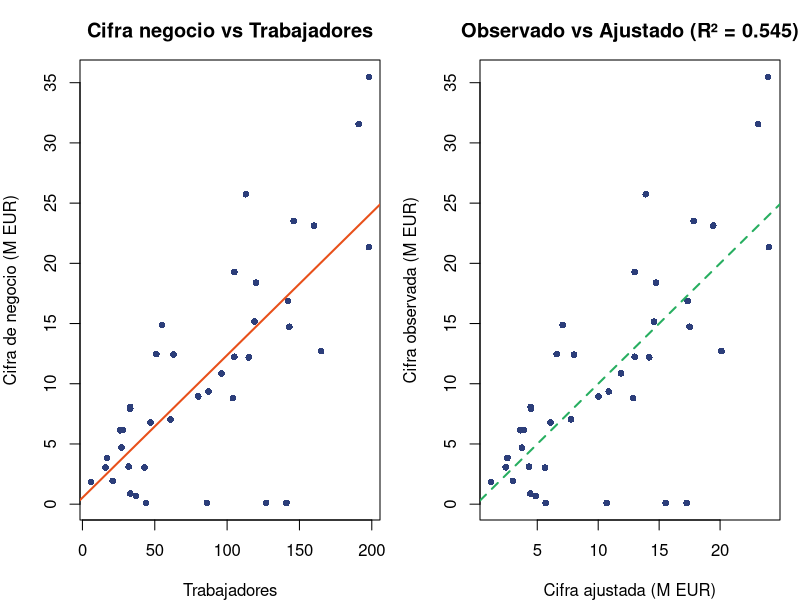

Here is the R script that generated this plot:
# =============================================================================
# ECONOMETRÍA — Capítulo 2, Caso Práctico B
# CPB: Cifra de negocio y empleo sectorial — Estimación MCO
# Autor: Carlos de Anta Puig
# =============================================================================
# INSTRUCCIONES: Abre primero mEconometria.Rproj en RStudio.
#                Ejecutar bloque a bloque con Ctrl+Enter.
# =============================================================================

pausa <- function(msg = "\n  [Pulsa ENTER para continuar...]") {
  cat(msg); invisible(readline())
}

library(tidyverse); library(readxl); library(ggplot2)

col_principal  <- "#2C3E7A"; col_secundario <- "#E8501A"
col_terciario  <- "#27AE60"; col_gris <- "#7F8C8D"; col_fondo <- "#F4F6F9"

caso_b <- read_excel("data/caso_b_cifra_negocio.xlsx")

cat("
=============================================================================
  CASO PRÁCTICO B — Cifra de negocio y empleo sectorial
  Tema 2: Estimación MCO
=============================================================================

  Objetivo: estimar un modelo que explique la cifra de negocio
  de empresas agroalimentarias en función de su tamaño.

  Modelo: Cifra_negocio = b0 + b1*Trabajadores + b2*Inversión + u

=============================================================================
")

pausa()

# ── 1. RECORDATORIO DE LOS DATOS ───────────────────────────────────────────
cat("\n--- 1. RECORDATORIO DE LOS DATOS ---\n")

cat(sprintf("\n  Dataset: %d empresas del sector agroalimentario\n", nrow(caso_b)))
cat("\n  Resumen de las variables del modelo:\n")
print(summary(caso_b[, c("cifra_negocio", "trabajadores", "inversion")]))

# Correlaciones
cat("\n  Correlaciones con cifra de negocio:\n")
vars_num <- c("trabajadores", "inversion", "superficie")
cors <- cor(caso_b$cifra_negocio, caso_b[, vars_num])
for (j in 1:length(vars_num)) {
  cat(sprintf("    %s: %.4f\n", vars_num[j], cors[j]))
}

pausa()

# ── 2. ESTIMACIÓN MCO ─────────────────────────────────────────────────────
cat("\n--- 2. ESTIMACIÓN MCO ---\n")

cat("\n  Modelo: Cifra = b0 + b1*Trabajadores + b2*Inversión + u\n\n")

modelo_b <- lm(cifra_negocio ~ trabajadores + inversion, data = caso_b)
print(summary(modelo_b))

pausa()

# ── 3. INTERPRETACIÓN DE COEFICIENTES ────────────────────────────────────
cat("\n--- 3. INTERPRETACIÓN DE COEFICIENTES ---\n")

coefs <- coef(modelo_b)

cat(sprintf("\n  b0 = %.4f (intercepto)\n", coefs[1]))
cat(sprintf("     Cifra de negocio base cuando trabajadores = 0 e inversión = 0.\n\n"))

cat(sprintf("  b1 = %.4f (trabajadores)\n", coefs[2]))
cat(sprintf("     Por cada trabajador adicional, la cifra de negocio\n"))
cat(sprintf("     aumenta en %.4f M EUR (ceteris paribus).\n\n", coefs[2]))

cat(sprintf("  b2 = %.4f (inversión)\n", coefs[3]))
cat(sprintf("     Por cada M EUR adicional de inversión, la cifra\n"))
cat(sprintf("     de negocio varía en %.4f M EUR (ceteris paribus).\n", coefs[3]))

# Evaluar significatividad informal
pvals <- summary(modelo_b)$coefficients[, 4]
cat("\n  Significatividad (p-valores):\n")
cat(sprintf("    Trabajadores: p = %.4f %s\n", pvals[2],
            ifelse(pvals[2] < 0.05, "(significativo al 5%)", "(no significativo al 5%)")))
cat(sprintf("    Inversión:    p = %.4f %s\n", pvals[3],
            ifelse(pvals[3] < 0.05, "(significativo al 5%)", "(no significativo al 5%)")))
cat("\n  NOTA: La significatividad formal la estudiaremos en el Tema 4.\n")

pausa()

# ── 4. BONDAD DE AJUSTE ─────────────────────────────────────────────────
cat("\n--- 4. BONDAD DE AJUSTE: R² ---\n")

R2 <- summary(modelo_b)$r.squared

cat(sprintf("\n  R² = %.4f\n", R2))
cat(sprintf("  Los trabajadores y la inversión explican el %.1f%% de la\n", R2 * 100))
cat(sprintf("  variabilidad de la cifra de negocio.\n"))

pausa()

# ── 5. TABLA ANOVA ──────────────────────────────────────────────────────
cat("\n--- 5. TABLA ANOVA ---\n\n")

print(anova(modelo_b))

cat("\n  Observa: casi toda la SCE proviene de 'trabajadores'.\n")
cat("  La variable 'inversión' aporta muy poco poder explicativo adicional.\n")

pausa()

# ── 6. VISUALIZACIÓN ───────────────────────────────────────────────────
cat("\n--- 6. VISUALIZACIÓN ---\n")

Y_hat <- fitted(modelo_b)
Y     <- caso_b$cifra_negocio

par(mfrow = c(1, 2), mar = c(4, 4, 3, 1))

# Cifra vs trabajadores
plot(caso_b$trabajadores, caso_b$cifra_negocio,
     pch = 16, col = col_principal, cex = 0.9,
     xlab = "Trabajadores", ylab = "Cifra de negocio (M EUR)",
     main = "Cifra negocio vs Trabajadores")
abline(lm(cifra_negocio ~ trabajadores, data = caso_b),
       col = col_secundario, lwd = 2)

# Observado vs ajustado
plot(Y_hat, Y,
     pch = 16, col = col_principal, cex = 0.9,
     xlab = "Cifra ajustada (M EUR)", ylab = "Cifra observada (M EUR)",
     main = sprintf("Observado vs Ajustado (R² = %.3f)", R2))
abline(0, 1, col = col_terciario, lwd = 2, lty = 2)

par(mfrow = c(1, 1))

cat("\n  OBSERVACIÓN IMPORTANTE:")
cat("\n  En el gráfico izquierdo, fíjate en la dispersión de los puntos:")
cat("\n  las empresas con MÁS trabajadores tienen MAYOR variabilidad.")
cat("\n  Esto sugiere HETEROCEDASTICIDAD (Tema 9).\n")

cat("\n=== FIN Caso Práctico B — Tema 02 ===\n")
